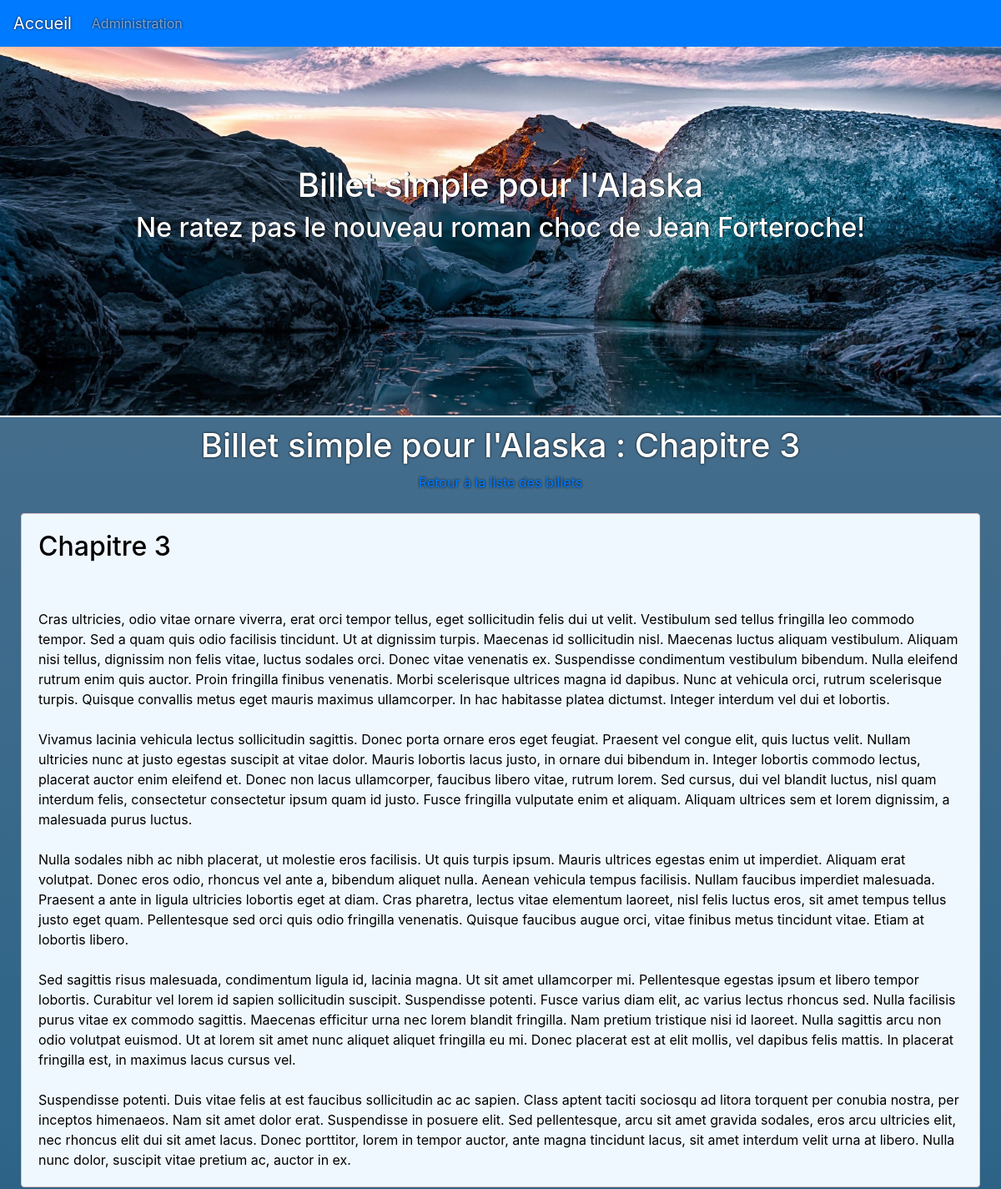
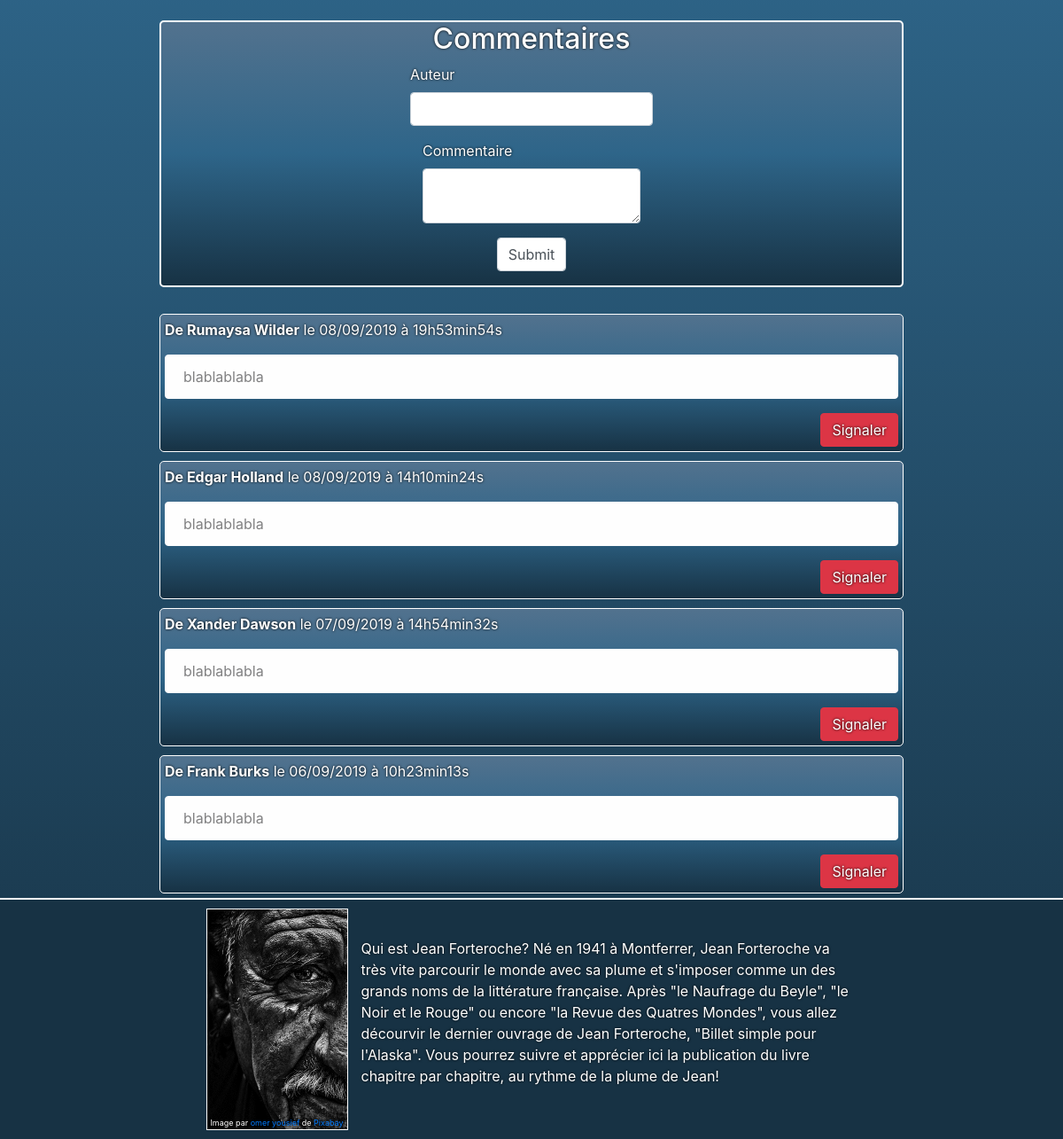
The page /index.php?action=post&id=4 on the database its author committed (2 pictures, top to bottom).
### tables this page shows
CREATE TABLE IF NOT EXISTS `posts` (
  `id` int(11) NOT NULL AUTO_INCREMENT,
  `title` varchar(255) NOT NULL,
  `content` text NOT NULL,
  `creation_date` datetime NOT NULL,
  PRIMARY KEY (`id`)
);

CREATE TABLE IF NOT EXISTS `comments` (
  `id` int(11) NOT NULL AUTO_INCREMENT,
  `post_id` int(11) NOT NULL,
  `author` varchar(255) NOT NULL,
  `comment` text NOT NULL,
  `comment_date` datetime NOT NULL,
  `reported` tinyint(1) DEFAULT NULL,
  PRIMARY KEY (`id`)
);

### controller/frontend.php (called while the page is built, shortened)
<?php
require_once(__DIR__ . '/../model/PostManager.php');
require_once(__DIR__ . '/../model/CommentManager.php');
function post()
{
    $postManager = new PostManager();
    $commentManager = new CommentManager();
    $post = $postManager->getPost($_GET['id']);
    $comments = $commentManager->getComments($_GET['id']);
    require(__DIR__ . '/../view/frontend/postView.php');
}

### model/PostManager.php (called while the page is built, shortened)
<?php
class PostManager extends Manager
{
    public function getPost($postId)
    {
        $db = $this->dbConnect();
        $req = $db->prepare('SELECT id, title, content, DATE_FORMAT(creation_date, \'%d/%m/%Y à %Hh%imin%ss\') AS creation_date_fr FROM posts WHERE id = ?');
        $req->execute(array($postId));
        $post = $req->fetch();
        return $post;
    }
}

### model/CommentManager.php (called while the page is built, shortened)
<?php
class CommentManager extends Manager
{
    public function getComments($postId)
    {
        $db = $this->dbConnect();
        $comments = $db->prepare('SELECT id, author, comment, DATE_FORMAT(comment_date, \'%d/%m/%Y à %Hh%imin%ss\') AS comment_date_fr FROM comments WHERE post_id = ? ORDER BY comment_date DESC');
        $comments->execute(array($postId));
        return $comments;
    }
}

### view/frontend/postView.php (the view, shortened to what this page needs)
<div class="top">
    <h1>Billet simple pour l'Alaska : <?= $post['title'] ?></h1>
    <p><a href="index.php">Retour à la liste des billets</a></p>
</div>
<div class="card" style="width: auto!important; padding: 20px!important;">
    <h2> <?= htmlspecialchars($post['title']) ?> </h2>
    <p class="card-text"> <?= nl2br(($post['content'])) ?> </p>
</div>
<form action="index.php?action=addComment&amp;id=<?= $post['id'] ?>" method="post">
    <h2>Commentaires</h2>
    <div class="form-group">
        <label for="author">Auteur</label><br />
        <input type="text" id="author" name="author" class="form-control" />
    </div>
    <div class="form-group">
        <label for="comment">Commentaire</label><br />
        <textarea id="comment" name="comment" class="form-control"></textarea>
    </div>
    <div class="form-group">
        <input type="submit" class="form-control" rows="3" />
    </div>
</form>
<div class="comments">
    <?php
    while ($comment = $comments->fetch()) {
        ?>
        <div class="comment">
        <p><strong>De <?= htmlspecialchars($comment['author']) ?></strong> le <?= $comment['comment_date_fr'] ?></p>
        <p class="alert alert-light"><?= nl2br(htmlspecialchars($comment['comment'])) ?></p>
        <?php $id = $comment['id'];
            echo ("<a href=\"index.php?action=reportComment&idPost=$id\" class=\"btn btn-danger\"> Signaler</a>");
            ?>
        </div>
    <?php
    }
    ?>
</div>
<?php require('template.php'); ?>

### public/css/style.css (style rules this page uses)
body { background-image: linear-gradient(to bottom, #52728E, #2E6589 , #173244); color: white; text-shadow: 0 0 3px black; }
div.card { border-color: #D6BABE; margin: 25px; background-color: aliceblue; color: black; text-shadow: none; }
div.card { padding: 5px; }
.top { text-align: center; }
form { border: 2px solid white; width: 70%; display: flex; flex-direction: column; justify-content: center; align-items: center; margin: 25px auto 25px auto; border-radius: 5px; background-image: linear-gradient(to bottom, #52728E, #2E6589 , #173244); }
.comments { display: flex; flex-direction: column; margin: 0 auto 0 auto; align-items: center; }
.comment { margin: 5px; padding: 5px; width: 70%; border: 1px solid white; border-radius: 5px; background-image: linear-gradient(to bottom, #52728E, #2E6589 , #173244); }
p.alert.alert-light { text-shadow: none; }
a.btn.btn-danger { float: right; }

### rows shown on the page
posts: title "Chapitre 3", content "Cras ultricies, odio vitae ornare viverra, erat orci tempor tellus, eget sollicitudin felis dui ut velit. Vestibulum sed tellus fringilla leo commodo tempor. Sed a quam quis odio facilisis tincidunt. Ut at dignissim turpis. Maecenas id sollicitudin nisl. Maecenas luctus aliquam vestibulum. Aliquam nisi tellus, dignissim non felis vitae, luctus sodales orci. Donec vitae venenatis ex. Suspendisse condimentum vestibulum bibendum. Nulla eleifend rutrum enim quis auctor. Proin fringilla finibus venenatis. Morbi scelerisque ultrices magna id dapibus. Nunc at vehicula orci, rutrum scelerisque turpis. Quisque convallis metus eget mauris maximus ullamcorper. In hac habitasse platea dictumst. Integer…"
comments: author "Rumaysa Wilder", comment_date_fr "08/09/2019 à 19h53min54s", comment "blablablabla"
comments: author "Edgar Holland", comment_date_fr "08/09/2019 à 14h10min24s", comment "blablablabla"
comments: author "Xander Dawson", comment_date_fr "07/09/2019 à 14h54min32s", comment "blablablabla"
comments: author "Frank Burks", comment_date_fr "06/09/2019 à 10h23min13s", comment "blablablabla"
